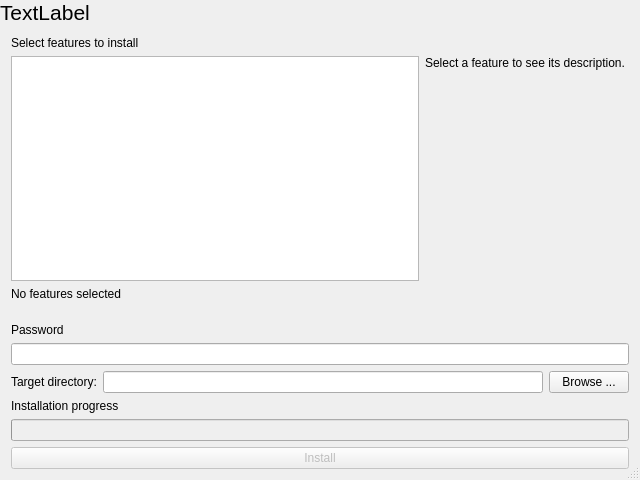
<?xml version="1.0" encoding="UTF-8"?>
<ui version="4.0">
 <class>SetupDialog</class>
 <widget class="QDialog" name="SetupDialog">
  <property name="geometry">
   <rect>
    <x>0</x>
    <y>0</y>
    <width>640</width>
    <height>480</height>
   </rect>
  </property>
  <property name="windowTitle">
   <string>Setup</string>
  </property>
  <property name="sizeGripEnabled">
   <bool>true</bool>
  </property>
  <layout class="QVBoxLayout" name="verticalLayout_5">
   <property name="spacing">
    <number>0</number>
   </property>
   <property name="leftMargin">
    <number>0</number>
   </property>
   <property name="topMargin">
    <number>0</number>
   </property>
   <property name="rightMargin">
    <number>0</number>
   </property>
   <property name="bottomMargin">
    <number>0</number>
   </property>
   <item>
    <widget class="QFrame" name="headerFrame">
     <property name="frameShape">
      <enum>QFrame::NoFrame</enum>
     </property>
     <property name="frameShadow">
      <enum>QFrame::Plain</enum>
     </property>
     <property name="lineWidth">
      <number>0</number>
     </property>
     <layout class="QVBoxLayout" name="verticalLayout_4">
      <property name="spacing">
       <number>0</number>
      </property>
      <property name="leftMargin">
       <number>0</number>
      </property>
      <property name="topMargin">
       <number>0</number>
      </property>
      <property name="rightMargin">
       <number>0</number>
      </property>
      <property name="bottomMargin">
       <number>0</number>
      </property>
      <item>
       <widget class="QLabel" name="applicationName">
        <property name="font">
         <font>
          <pointsize>16</pointsize>
         </font>
        </property>
        <property name="text">
         <string>TextLabel</string>
        </property>
        <property name="margin">
         <number>12</number>
        </property>
       </widget>
      </item>
     </layout>
    </widget>
   </item>
   <item>
    <widget class="QFrame" name="installFeaturesFrame">
     <property name="frameShape">
      <enum>QFrame::NoFrame</enum>
     </property>
     <property name="frameShadow">
      <enum>QFrame::Plain</enum>
     </property>
     <property name="lineWidth">
      <number>0</number>
     </property>
     <layout class="QVBoxLayout" name="verticalLayout_6">
      <item>
       <widget class="QLabel" name="selectFeaturesLabel">
        <property name="text">
         <string>Select features to install</string>
        </property>
        <property name="margin">
         <number>8</number>
        </property>
       </widget>
      </item>
      <item>
       <layout class="QHBoxLayout" name="horizontalLayout_2" stretch="2,1">
        <item>
         <layout class="QVBoxLayout" name="verticalLayout">
          <item>
           <widget class="QTreeWidget" name="featureSelection">
            <property name="rootIsDecorated">
             <bool>true</bool>
            </property>
            <attribute name="headerVisible">
             <bool>false</bool>
            </attribute>
            <column>
             <property name="text">
              <string notr="true">1</string>
             </property>
            </column>
           </widget>
          </item>
          <item>
           <widget class="QLabel" name="requiredDiskSpaceValue">
            <property name="sizePolicy">
             <sizepolicy hsizetype="Preferred" vsizetype="Minimum">
              <horstretch>0</horstretch>
              <verstretch>0</verstretch>
             </sizepolicy>
            </property>
            <property name="text">
             <string>No features selected</string>
            </property>
            <property name="alignment">
             <set>Qt::AlignBottom|Qt::AlignLeading|Qt::AlignLeft</set>
            </property>
           </widget>
          </item>
         </layout>
        </item>
        <item>
         <widget class="QLabel" name="featureDescriptionLabel">
          <property name="text">
           <string>Select a feature to see its description.</string>
          </property>
          <property name="alignment">
           <set>Qt::AlignLeading|Qt::AlignLeft|Qt::AlignTop</set>
          </property>
          <property name="wordWrap">
           <bool>true</bool>
          </property>
         </widget>
        </item>
       </layout>
      </item>
     </layout>
    </widget>
   </item>
   <item>
    <widget class="QFrame" name="installSettingsFrame">
     <property name="styleSheet">
      <string notr="true"/>
     </property>
     <property name="frameShape">
      <enum>QFrame::NoFrame</enum>
     </property>
     <property name="frameShadow">
      <enum>QFrame::Plain</enum>
     </property>
     <property name="lineWidth">
      <number>0</number>
     </property>
     <layout class="QVBoxLayout" name="verticalLayout_3">
      <item>
       <layout class="QVBoxLayout" name="verticalLayout_2">
        <item>
         <layout class="QVBoxLayout" name="passwordLayout">
          <item>
           <widget class="QLabel" name="passwordLabel">
            <property name="text">
             <string>Password</string>
            </property>
           </widget>
          </item>
          <item>
           <widget class="QLineEdit" name="passwordEdit">
            <property name="echoMode">
             <enum>QLineEdit::Password</enum>
            </property>
           </widget>
          </item>
         </layout>
        </item>
        <item>
         <layout class="QHBoxLayout" name="horizontalLayout_3" stretch="3">
          <item>
           <layout class="QHBoxLayout" name="horizontalLayout">
            <item>
             <widget class="QLabel" name="targetDirectoryLabel">
              <property name="text">
               <string>Target directory:</string>
              </property>
             </widget>
            </item>
            <item>
             <widget class="QLineEdit" name="targetDirectoryEdit"/>
            </item>
            <item>
             <widget class="QPushButton" name="selectDirectoryButton">
              <property name="text">
               <string>Browse ...</string>
              </property>
             </widget>
            </item>
           </layout>
          </item>
         </layout>
        </item>
       </layout>
      </item>
      <item>
       <widget class="QLabel" name="installationProgressLabel">
        <property name="text">
         <string>Installation progress</string>
        </property>
       </widget>
      </item>
      <item>
       <widget class="QProgressBar" name="progressBar">
        <property name="enabled">
         <bool>false</bool>
        </property>
        <property name="value">
         <number>0</number>
        </property>
        <property name="textVisible">
         <bool>false</bool>
        </property>
       </widget>
      </item>
      <item>
       <widget class="QPushButton" name="startInstallationButton">
        <property name="enabled">
         <bool>false</bool>
        </property>
        <property name="sizePolicy">
         <sizepolicy hsizetype="Minimum" vsizetype="Minimum">
          <horstretch>0</horstretch>
          <verstretch>0</verstretch>
         </sizepolicy>
        </property>
        <property name="text">
         <string>Install</string>
        </property>
        <property name="default">
         <bool>true</bool>
        </property>
       </widget>
      </item>
     </layout>
    </widget>
   </item>
  </layout>
 </widget>
 <layoutdefault spacing="6" margin="11"/>
 <resources/>
 <connections/>
</ui>
